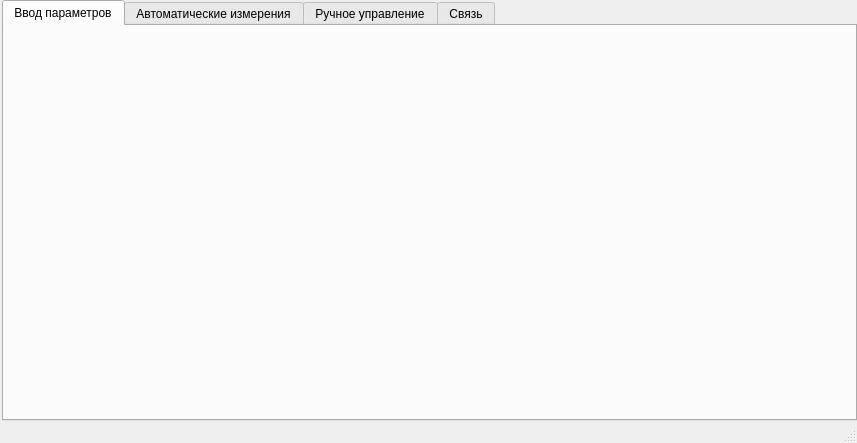
<?xml version="1.0" encoding="UTF-8"?>
<ui version="4.0">
 <class>MainWindow</class>
 <widget class="QMainWindow" name="MainWindow">
  <property name="geometry">
   <rect>
    <x>0</x>
    <y>0</y>
    <width>857</width>
    <height>443</height>
   </rect>
  </property>
  <property name="windowTitle">
   <string>Электросила</string>
  </property>
  <widget class="QWidget" name="centralwidget">
   <layout class="QVBoxLayout" name="verticalLayout">
    <property name="spacing">
     <number>0</number>
    </property>
    <property name="leftMargin">
     <number>2</number>
    </property>
    <property name="topMargin">
     <number>0</number>
    </property>
    <property name="rightMargin">
     <number>0</number>
    </property>
    <property name="bottomMargin">
     <number>0</number>
    </property>
    <item>
     <widget class="QTabWidget" name="tabWidget">
      <property name="currentIndex">
       <number>0</number>
      </property>
      <property name="tabsClosable">
       <bool>false</bool>
      </property>
      <property name="tabBarAutoHide">
       <bool>false</bool>
      </property>
      <widget class="PrepareForm" name="tabInputParameters">
       <attribute name="title">
        <string>Ввод параметров</string>
       </attribute>
      </widget>
      <widget class="AutoMeasure" name="tabAutomaticMeasurements">
       <attribute name="title">
        <string>Автоматические измерения</string>
       </attribute>
      </widget>
      <widget class="Measurements" name="tabMeasurements">
       <attribute name="title">
        <string>Ручное управление</string>
       </attribute>
      </widget>
      <widget class="Communications" name="tabCommunications">
       <attribute name="title">
        <string>Связь</string>
       </attribute>
      </widget>
     </widget>
    </item>
   </layout>
  </widget>
  <widget class="QMenuBar" name="menubar">
   <property name="geometry">
    <rect>
     <x>0</x>
     <y>0</y>
     <width>857</width>
     <height>21</height>
    </rect>
   </property>
  </widget>
  <widget class="QStatusBar" name="statusbar"/>
 </widget>
 <customwidgets>
  <customwidget>
   <class>PrepareForm</class>
   <extends>QWidget</extends>
   <header>preparation/prepareform.h</header>
   <container>1</container>
  </customwidget>
  <customwidget>
   <class>Measurements</class>
   <extends>QWidget</extends>
   <header>measurements.h</header>
   <container>1</container>
  </customwidget>
  <customwidget>
   <class>Communications</class>
   <extends>QWidget</extends>
   <header>communications.h</header>
   <container>1</container>
  </customwidget>
  <customwidget>
   <class>AutoMeasure</class>
   <extends>QWidget</extends>
   <header>auto/automeasure.h</header>
   <container>1</container>
  </customwidget>
 </customwidgets>
 <resources/>
 <connections/>
</ui>
